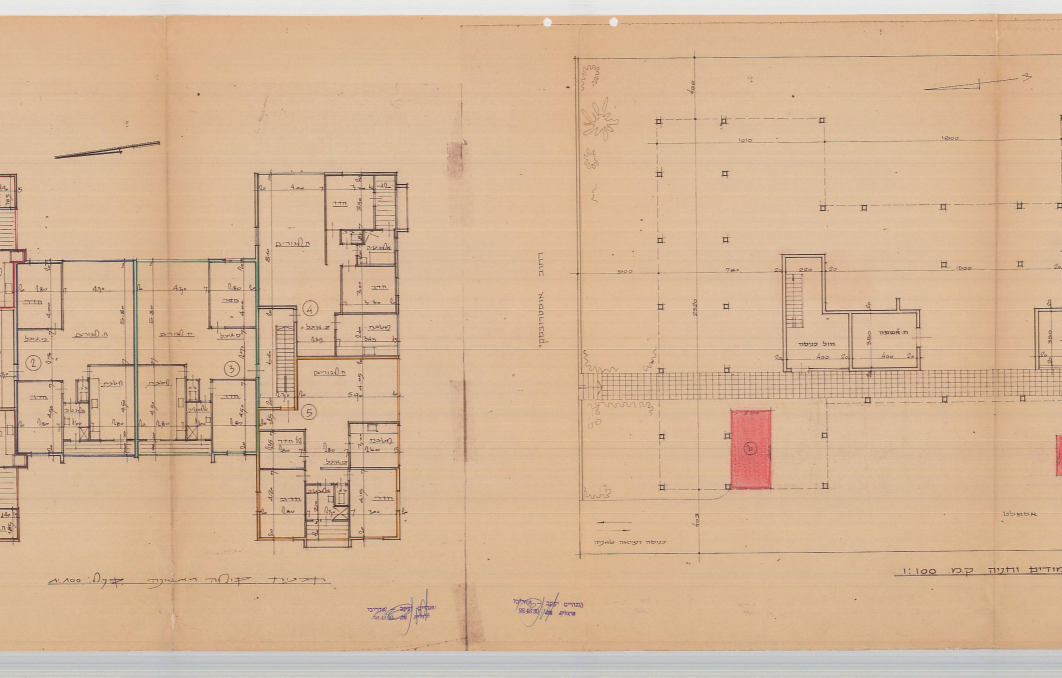
#> input picture p1_left.jpg, 5309 x 3388 px, given in place of p1_left.png, which was not available (shown at 1/5 size)
$ python inspect_left_wing.py
#> lines starting #> are read from the running program, lines starting #| are printed output that depends on the picture; pictures that were not available may be replaced by others from this repository, and a replacement may not be noted
import cv2

def main():
    img = cv2.imread("p1_left.png")
#> img is the input picture: shape (3388, 5309, 3); mean B, G, R 150.9, 182, 214
    h, w = img.shape[:2]
#> h = 3388; w = 5309

    # We will slice the left wing plan into 3 high-res vertical regions
    # (since the plan is vertically tall and spans from x: 1000 to 2500 in pixels)
    # Let's crop the active column: x from 1200 to 2400
    x0, x1 = 1200, 2400

    # Region 1: Top (y: 0 to 1200)
    cv2.imwrite("cache/left_top.jpg", img[0:1200, x0:x1])
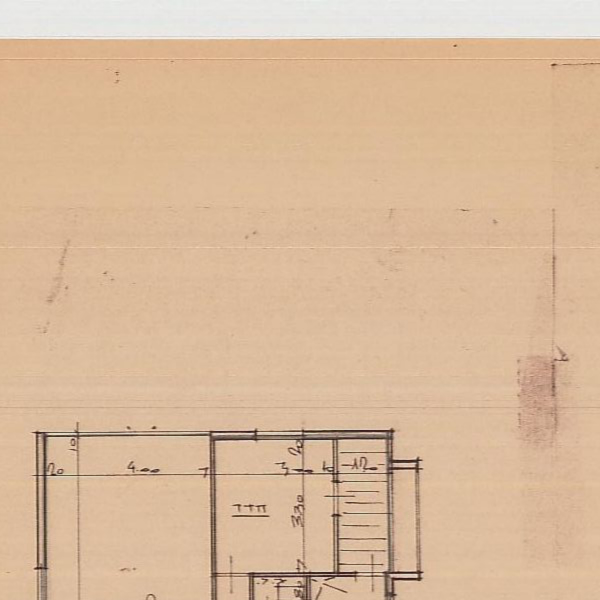
#> saved as left_top.jpg: shape (1200, 1200, 3) (shown at 1/2 size); mean B, G, R 156.7, 186.7, 217.6

    # Region 2: Middle (y: 1200 to 2300)
    cv2.imwrite("cache/left_mid.jpg", img[1200:2300, x0:x1])
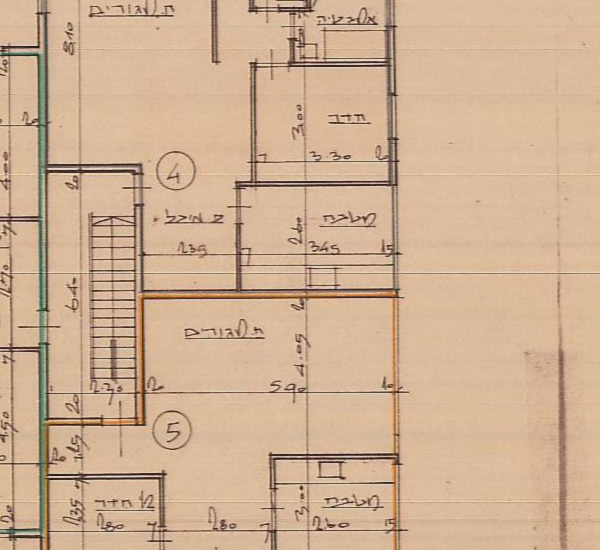
#> saved as left_mid.jpg: shape (1100, 1200, 3) (shown at 1/2 size); mean B, G, R 147.8, 176.5, 207.7

    # Region 3: Bottom (y: 2300:3388)
    cv2.imwrite("cache/left_bot.jpg", img[2300:h, x0:x1])
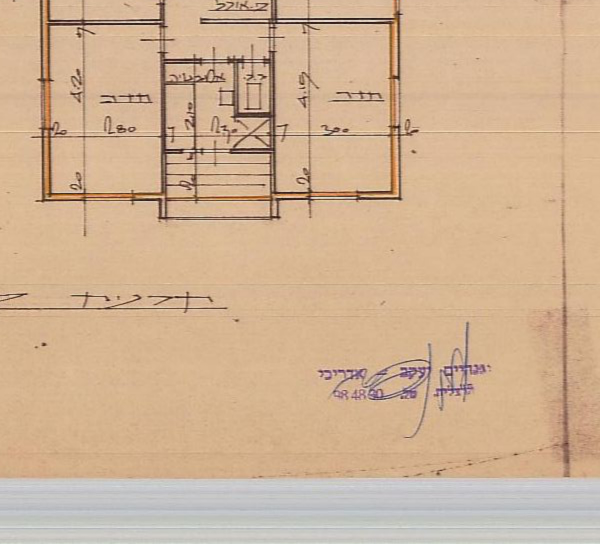
#> saved as left_bot.jpg: shape (1088, 1200, 3) (shown at 1/2 size); mean B, G, R 149.1, 178.4, 207.8

    print("Saved left wing vertical slices to cache/left_top.jpg, cache/left_mid.jpg, cache/left_bot.jpg")

if __name__ == "__main__":
    main()

$ run again, with p1_full.jpg copied over p1_left.jpg
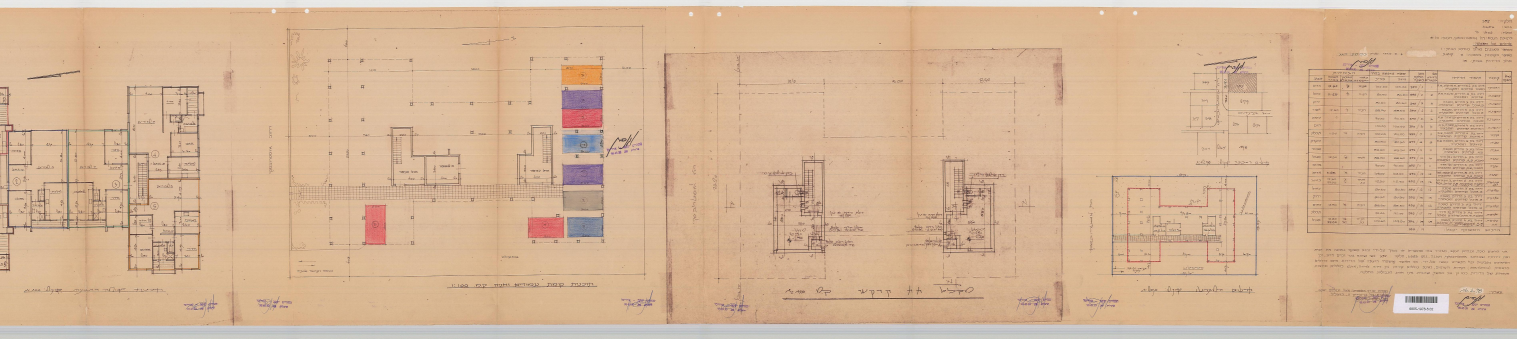
#> input picture p1_full.jpg, 7584 x 1694 px, given in place of p1_left.png, which was not available (shown at 1/5 size)
#> in main, img is the input picture: shape (1694, 7584, 3); mean B, G, R 150, 180.2, 212.7
#> in main, `cv2.imwrite("cache/left_top.jpg", img[0:1200, x0:x1])`:
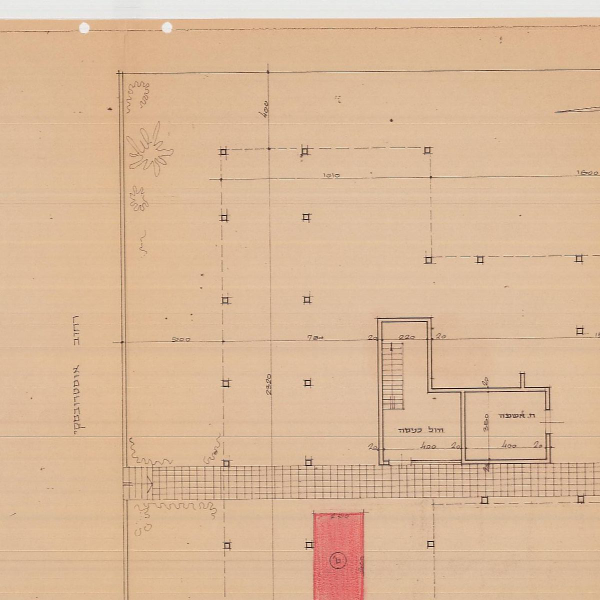
#> saved as left_top.jpg: shape (1200, 1200, 3) (shown at 1/2 size); mean B, G, R 153.5, 185.1, 218.6
#> in main, `cv2.imwrite("cache/left_mid.jpg", img[1200:2300, x0:x1])`:
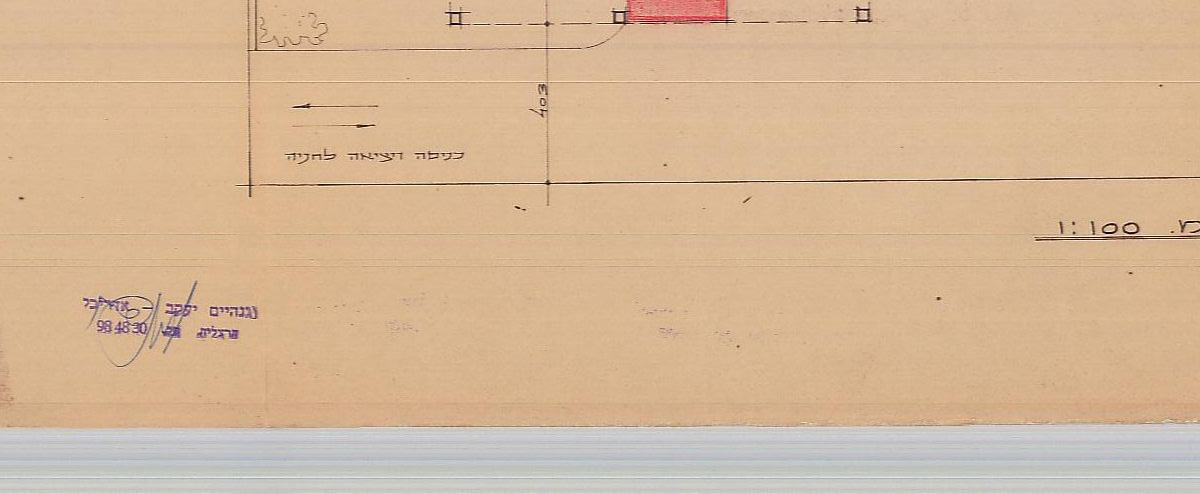
#> saved as left_mid.jpg: shape (494, 1200, 3); mean B, G, R 152.8, 183.9, 213.6

$ run again, with p2_full.jpg copied over p1_left.jpg
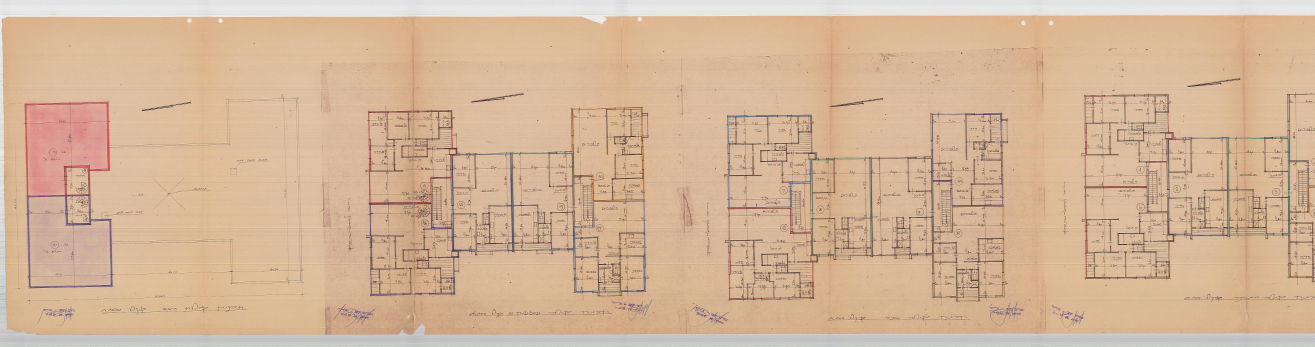
#> input picture p2_full.jpg, 6572 x 1732 px, given in place of p1_left.png, which was not available (shown at 1/5 size)
#> in main, img is the input picture: shape (1732, 6572, 3); mean B, G, R 153.1, 181.7, 213.2
#> in main, `cv2.imwrite("cache/left_top.jpg", img[0:1200, x0:x1])`:
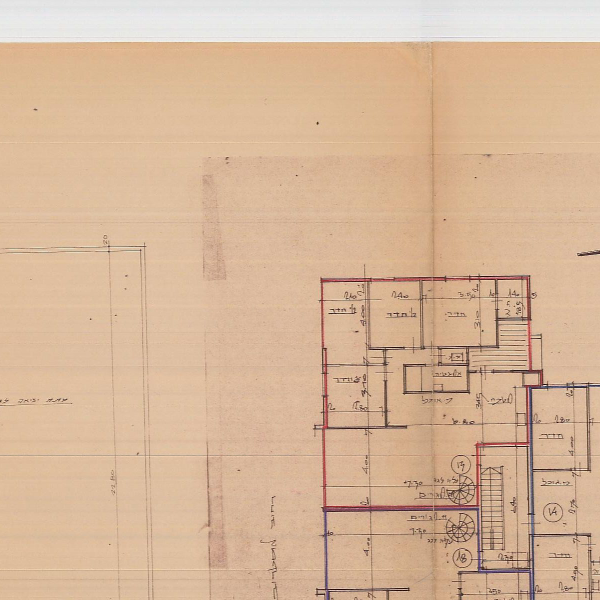
#> saved as left_top.jpg: shape (1200, 1200, 3) (shown at 1/2 size); mean B, G, R 154.8, 183.4, 215.3
#> in main, `cv2.imwrite("cache/left_mid.jpg", img[1200:2300, x0:x1])`:
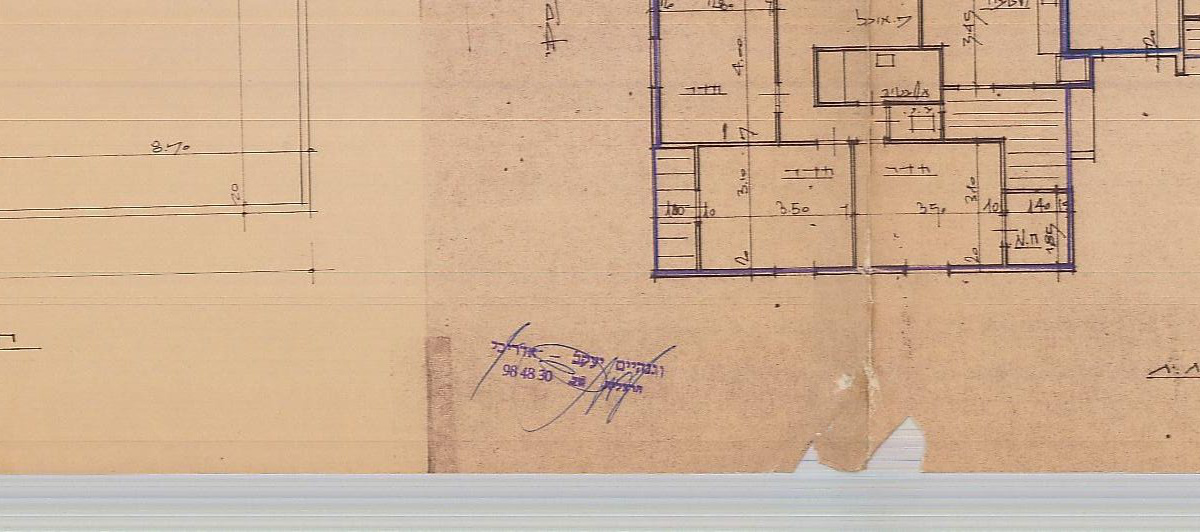
#> saved as left_mid.jpg: shape (532, 1200, 3); mean B, G, R 148.2, 176.4, 206.9
